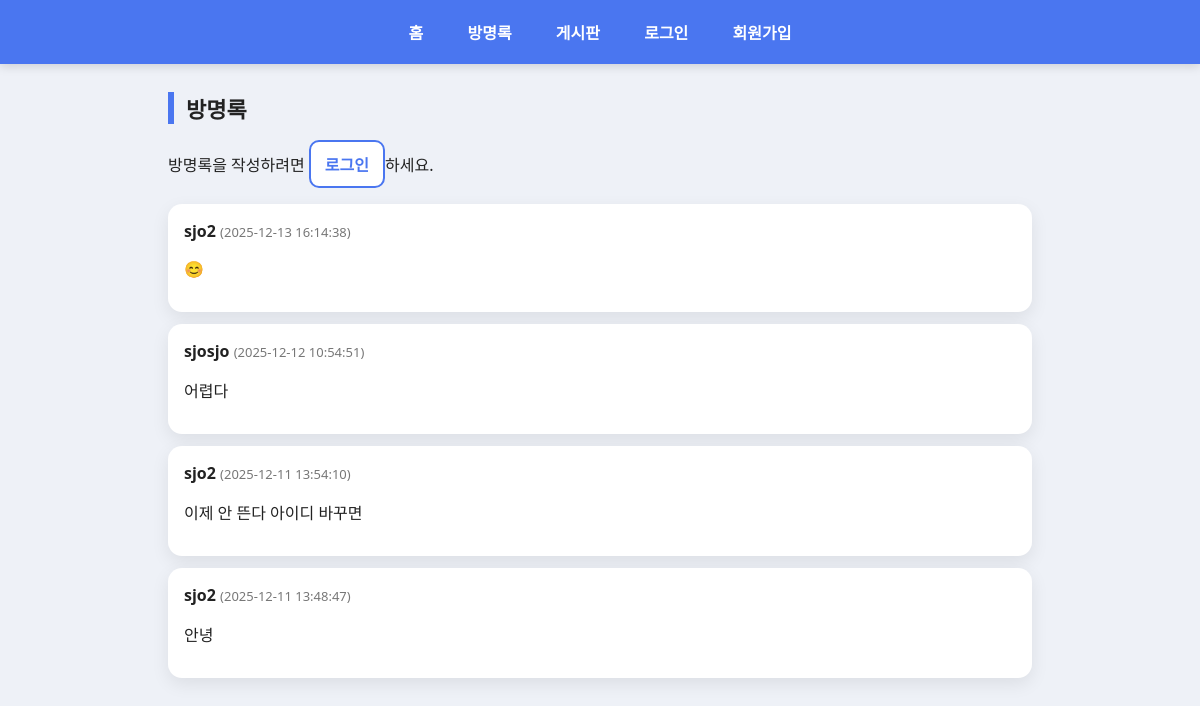
Page /guestbook.php on the committed database.
### tables this page shows
CREATE TABLE `guestbook` (
  `id` int(11) NOT NULL,
  `username` varchar(50) DEFAULT NULL,
  `message` text DEFAULT NULL,
  `regdate` datetime DEFAULT current_timestamp()
);

### guestbook.php (the view, shortened to what this page needs)
<!DOCTYPE html>
<html>
<head>
<link rel="stylesheet" href="css/style.css">
</head>
<body>
<div class="navbar">
  <a href="index.php">홈</a>
  <a href="guestbook.php">방명록</a>
  <a href="board.php">게시판</a>
  <?php if(isset($_SESSION['username'])) { ?>
    <a href="mypage.php">마이페이지</a>
    <?php if(isset($_SESSION['role']) && $_SESSION['role']==='admin'){ ?>
      <a class="admin-link" href="admin/admin_dashboard.php">관리자</a>
    <?php } ?>
    <a href="logout.php">로그아웃(<?= htmlspecialchars($_SESSION['username']) ?>)</a>
  <?php } else { ?>
    <a href="login.php">로그인</a>
    <a href="signup.php">회원가입</a>
  <?php } ?>
</div>
<div class="container">
  <h2>방명록</h2>
  <?php if(isset($_SESSION["username"])) { ?>
    <form action="guest_insert.php" method="post">
      <label>응원 메시지</label>
      <textarea name="msg" rows="4" required placeholder="응원 한마디 남겨줘!"></textarea>
      <button type="submit">등록</button>
    </form>
  <?php } else { ?>
    <p>방명록을 작성하려면 <a class="btn btn-outline" href="login.php">로그인</a>하세요.</p>
  <?php } ?>
  <?php
  $qry = "SELECT * FROM guestbook ORDER BY id DESC";
  $rst = mysqli_query($conn, $qry);
  while($row = mysqli_fetch_assoc($rst)){
    echo "<div class='guest-item'>";
    echo "<b>".htmlspecialchars($row['username'])."</b> ";
    echo "<span class='meta'>(".htmlspecialchars($row['regdate']).")</span>";
    echo "<p>".nl2br(htmlspecialchars($row['message']))."</p>";
    echo "</div>";
  }
  ?>
</div>
</body>
</html>

### css/style.css (style rules this page uses)
* { box-sizing: border-box; }
body { margin:0; font-family: 'Segoe UI', Arial, sans-serif; background:#eef1f7; color:#222; }
a { color:inherit; text-decoration:none; }
.container { width:100%; max-width:900px; margin:28px auto; padding:0 18px; }
.navbar { background:#4a76f0; padding:14px 0; text-align:center; box-shadow:0 2px 10px rgba(0,0,0,.15); position:sticky; top:0; z-index:10; }
.navbar a { display:inline-block; margin:0 10px; color:#fff; font-weight:700; font-size:16px; padding:6px 10px; border-radius:10px; }
h2 { margin:18px 0 12px; font-size:22px; border-left:6px solid #4a76f0; padding-left:12px; }
.card, .guest-item, form, .hero, .stat-box, .panel { background:#fff; border-radius:14px; box-shadow:0 6px 18px rgba(0,0,0,.08); }
button, .btn { display:inline-block; border:0; background:#4a76f0; color:#fff; padding:10px 14px; border-radius:10px; font-weight:800; cursor:pointer; transition:.2s; }
.btn-outline { background:#fff; color:#4a76f0; border:2px solid #4a76f0; }
.guest-item { padding:16px; margin:12px 0; }
.meta { color:#777; font-size:13px; }

### rows in the picture
guestbook: username "sjo2", regdate "2025-12-13 16:14:38", message "😊"
guestbook: username "sjosjo", regdate "2025-12-12 10:54:51", message "어렵다"
guestbook: username "sjo2", regdate "2025-12-11 13:54:10", message "이제 안 뜬다 아이디 바꾸면"
guestbook: username "sjo2", regdate "2025-12-11 13:48:47", message "안녕"
